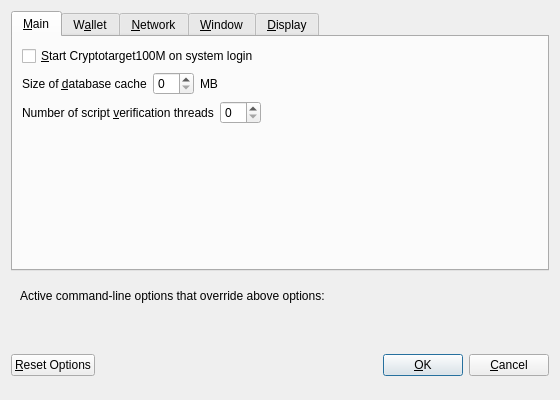
<?xml version="1.0" encoding="UTF-8"?>
<ui version="4.0">
 <class>OptionsDialog</class>
 <widget class="QDialog" name="OptionsDialog">
  <property name="geometry">
   <rect>
    <x>0</x>
    <y>0</y>
    <width>560</width>
    <height>400</height>
   </rect>
  </property>
  <property name="windowTitle">
   <string>Options</string>
  </property>
  <property name="modal">
   <bool>true</bool>
  </property>
  <layout class="QVBoxLayout" name="verticalLayout">
   <item>
    <widget class="QTabWidget" name="tabWidget">
     <property name="currentIndex">
      <number>0</number>
     </property>
     <widget class="QWidget" name="tabMain">
      <attribute name="title">
       <string>&amp;Main</string>
      </attribute>
      <layout class="QVBoxLayout" name="verticalLayout_Main">
       <item>
        <widget class="QCheckBox" name="cryptotarget100MAtStartup">
         <property name="toolTip">
          <string>Automatically start Cryptotarget100M after logging in to the system.</string>
         </property>
         <property name="text">
          <string>&amp;Start Cryptotarget100M on system login</string>
         </property>
        </widget>
       </item>
       <item>
        <layout class="QHBoxLayout" name="horizontalLayout_2_Main">
         <item>
          <widget class="QLabel" name="databaseCacheLabel">
           <property name="text">
            <string>Size of &amp;database cache</string>
           </property>
           <property name="textFormat">
            <enum>Qt::PlainText</enum>
           </property>
           <property name="buddy">
            <cstring>databaseCache</cstring>
           </property>
          </widget>
         </item>
         <item>
          <widget class="QSpinBox" name="databaseCache"/>
         </item>
         <item>
          <widget class="QLabel" name="databaseCacheUnitLabel">
           <property name="text">
            <string>MB</string>
           </property>
           <property name="textFormat">
            <enum>Qt::PlainText</enum>
           </property>
          </widget>
         </item>
         <item>
          <spacer name="horizontalSpacer_2_Main">
           <property name="orientation">
            <enum>Qt::Horizontal</enum>
           </property>
           <property name="sizeHint" stdset="0">
            <size>
             <width>40</width>
             <height>20</height>
            </size>
           </property>
          </spacer>
         </item>
        </layout>
       </item>
       <item>
        <layout class="QHBoxLayout" name="horizontalLayout_3_Main">
         <item>
          <widget class="QLabel" name="threadsScriptVerifLabel">
           <property name="text">
            <string>Number of script &amp;verification threads</string>
           </property>
           <property name="textFormat">
            <enum>Qt::PlainText</enum>
           </property>
           <property name="buddy">
            <cstring>threadsScriptVerif</cstring>
           </property>
          </widget>
         </item>
         <item>
          <widget class="QSpinBox" name="threadsScriptVerif">
           <property name="toolTip">
            <string>(0 = auto, &lt;0 = leave that many cores free)</string>
           </property>
          </widget>
         </item>
         <item>
          <spacer name="horizontalSpacer_3_Main">
           <property name="orientation">
            <enum>Qt::Horizontal</enum>
           </property>
           <property name="sizeHint" stdset="0">
            <size>
             <width>40</width>
             <height>20</height>
            </size>
           </property>
          </spacer>
         </item>
        </layout>
       </item>
       <item>
        <spacer name="verticalSpacer_Main">
         <property name="orientation">
          <enum>Qt::Vertical</enum>
         </property>
         <property name="sizeHint" stdset="0">
          <size>
           <width>20</width>
           <height>40</height>
          </size>
         </property>
        </spacer>
       </item>
      </layout>
     </widget>
     <widget class="QWidget" name="tabWallet">
      <attribute name="title">
       <string>W&amp;allet</string>
      </attribute>
      <layout class="QVBoxLayout" name="verticalLayout_Wallet">
       <item>
        <widget class="QLabel" name="transactionFeeInfoLabel">
         <property name="text">
          <string>Optional transaction fee per kB that helps make sure your transactions are processed quickly. Most transactions are 1 kB.</string>
         </property>
         <property name="textFormat">
          <enum>Qt::PlainText</enum>
         </property>
         <property name="wordWrap">
          <bool>true</bool>
         </property>
        </widget>
       </item>
       <item>
        <layout class="QHBoxLayout" name="horizontalLayout_1_Wallet">
         <item>
          <widget class="QLabel" name="transactionFeeLabel">
           <property name="text">
            <string>Pay transaction &amp;fee</string>
           </property>
           <property name="textFormat">
            <enum>Qt::PlainText</enum>
           </property>
           <property name="buddy">
            <cstring>transactionFee</cstring>
           </property>
          </widget>
         </item>
         <item>
          <widget class="Cryptotarget100MAmountField" name="transactionFee"/>
         </item>
         <item>
          <spacer name="horizontalSpacer_1_Wallet">
           <property name="orientation">
            <enum>Qt::Horizontal</enum>
           </property>
           <property name="sizeHint" stdset="0">
            <size>
             <width>40</width>
             <height>20</height>
            </size>
           </property>
          </spacer>
         </item>
        </layout>
       </item>
       <item>
        <spacer name="verticalSpacer_Wallet">
         <property name="orientation">
          <enum>Qt::Vertical</enum>
         </property>
         <property name="sizeHint" stdset="0">
          <size>
           <width>20</width>
           <height>40</height>
          </size>
         </property>
        </spacer>
       </item>
       <item>
        <widget class="QGroupBox" name="groupBox">
         <property name="title">
          <string>Expert</string>
         </property>
         <layout class="QVBoxLayout" name="verticalLayout_2">
          <item>
           <widget class="QCheckBox" name="coinControlFeatures">
            <property name="toolTip">
             <string>Whether to show coin control features or not.</string>
            </property>
            <property name="text">
             <string>Enable coin &amp;control features</string>
            </property>
           </widget>
          </item>
          <item>
           <widget class="QCheckBox" name="spendZeroConfChange">
            <property name="toolTip">
             <string>If you disable the spending of unconfirmed change, the change from a transaction cannot be used until that transaction has at least one confirmation. This also affects how your balance is computed.</string>
            </property>
            <property name="text">
             <string>&amp;Spend unconfirmed change</string>
            </property>
           </widget>
          </item>
         </layout>
        </widget>
       </item>
      </layout>
     </widget>
     <widget class="QWidget" name="tabNetwork">
      <attribute name="title">
       <string>&amp;Network</string>
      </attribute>
      <layout class="QVBoxLayout" name="verticalLayout_Network">
       <item>
        <widget class="QCheckBox" name="mapPortUpnp">
         <property name="toolTip">
          <string>Automatically open the Cryptotarget100M client port on the router. This only works when your router supports UPnP and it is enabled.</string>
         </property>
         <property name="text">
          <string>Map port using &amp;UPnP</string>
         </property>
        </widget>
       </item>
       <item>
        <widget class="QCheckBox" name="connectSocks">
         <property name="toolTip">
          <string>Connect to the Cryptotarget100M network through a SOCKS proxy.</string>
         </property>
         <property name="text">
          <string>&amp;Connect through SOCKS proxy (default proxy):</string>
         </property>
        </widget>
       </item>
       <item>
        <layout class="QHBoxLayout" name="horizontalLayout_1_Network">
         <item>
          <widget class="QLabel" name="proxyIpLabel">
           <property name="text">
            <string>Proxy &amp;IP:</string>
           </property>
           <property name="textFormat">
            <enum>Qt::PlainText</enum>
           </property>
           <property name="buddy">
            <cstring>proxyIp</cstring>
           </property>
          </widget>
         </item>
         <item>
          <widget class="QValidatedLineEdit" name="proxyIp">
           <property name="minimumSize">
            <size>
             <width>140</width>
             <height>0</height>
            </size>
           </property>
           <property name="maximumSize">
            <size>
             <width>140</width>
             <height>16777215</height>
            </size>
           </property>
           <property name="toolTip">
            <string>IP address of the proxy (e.g. IPv4: 127.0.0.1 / IPv6: ::1)</string>
           </property>
          </widget>
         </item>
         <item>
          <widget class="QLabel" name="proxyPortLabel">
           <property name="text">
            <string>&amp;Port:</string>
           </property>
           <property name="textFormat">
            <enum>Qt::PlainText</enum>
           </property>
           <property name="buddy">
            <cstring>proxyPort</cstring>
           </property>
          </widget>
         </item>
         <item>
          <widget class="QLineEdit" name="proxyPort">
           <property name="minimumSize">
            <size>
             <width>55</width>
             <height>0</height>
            </size>
           </property>
           <property name="maximumSize">
            <size>
             <width>55</width>
             <height>16777215</height>
            </size>
           </property>
           <property name="toolTip">
            <string>Port of the proxy (e.g. 9050)</string>
           </property>
          </widget>
         </item>
         <item>
          <widget class="QLabel" name="socksVersionLabel">
           <property name="text">
            <string>SOCKS &amp;Version:</string>
           </property>
           <property name="textFormat">
            <enum>Qt::PlainText</enum>
           </property>
           <property name="buddy">
            <cstring>socksVersion</cstring>
           </property>
          </widget>
         </item>
         <item>
          <widget class="QValueComboBox" name="socksVersion">
           <property name="toolTip">
            <string>SOCKS version of the proxy (e.g. 5)</string>
           </property>
          </widget>
         </item>
         <item>
          <spacer name="horizontalSpacer_1_Network">
           <property name="orientation">
            <enum>Qt::Horizontal</enum>
           </property>
           <property name="sizeHint" stdset="0">
            <size>
             <width>40</width>
             <height>20</height>
            </size>
           </property>
          </spacer>
         </item>
        </layout>
       </item>
       <item>
        <spacer name="verticalSpacer_Network">
         <property name="orientation">
          <enum>Qt::Vertical</enum>
         </property>
         <property name="sizeHint" stdset="0">
          <size>
           <width>20</width>
           <height>40</height>
          </size>
         </property>
        </spacer>
       </item>
      </layout>
     </widget>
     <widget class="QWidget" name="tabWindow">
      <attribute name="title">
       <string>&amp;Window</string>
      </attribute>
      <layout class="QVBoxLayout" name="verticalLayout_Window">
       <item>
        <widget class="QCheckBox" name="minimizeToTray">
         <property name="toolTip">
          <string>Show only a tray icon after minimizing the window.</string>
         </property>
         <property name="text">
          <string>&amp;Minimize to the tray instead of the taskbar</string>
         </property>
        </widget>
       </item>
       <item>
        <widget class="QCheckBox" name="minimizeOnClose">
         <property name="toolTip">
          <string>Minimize instead of exit the application when the window is closed. When this option is enabled, the application will be closed only after selecting Quit in the menu.</string>
         </property>
         <property name="text">
          <string>M&amp;inimize on close</string>
         </property>
        </widget>
       </item>
       <item>
        <spacer name="verticalSpacer_Window">
         <property name="orientation">
          <enum>Qt::Vertical</enum>
         </property>
         <property name="sizeHint" stdset="0">
          <size>
           <width>20</width>
           <height>40</height>
          </size>
         </property>
        </spacer>
       </item>
      </layout>
     </widget>
     <widget class="QWidget" name="tabDisplay">
      <attribute name="title">
       <string>&amp;Display</string>
      </attribute>
      <layout class="QVBoxLayout" name="verticalLayout_Display">
       <item>
        <layout class="QHBoxLayout" name="horizontalLayout_1_Display">
         <item>
          <widget class="QLabel" name="langLabel">
           <property name="text">
            <string>User Interface &amp;language:</string>
           </property>
           <property name="textFormat">
            <enum>Qt::PlainText</enum>
           </property>
           <property name="buddy">
            <cstring>lang</cstring>
           </property>
          </widget>
         </item>
         <item>
          <widget class="QValueComboBox" name="lang">
           <property name="toolTip">
            <string>The user interface language can be set here. This setting will take effect after restarting Cryptotarget100M.</string>
           </property>
          </widget>
         </item>
        </layout>
       </item>
       <item>
        <layout class="QHBoxLayout" name="horizontalLayout_2_Display">
         <item>
          <widget class="QLabel" name="unitLabel">
           <property name="text">
            <string>&amp;Unit to show amounts in:</string>
           </property>
           <property name="textFormat">
            <enum>Qt::PlainText</enum>
           </property>
           <property name="buddy">
            <cstring>unit</cstring>
           </property>
          </widget>
         </item>
         <item>
          <widget class="QValueComboBox" name="unit">
           <property name="toolTip">
            <string>Choose the default subdivision unit to show in the interface and when sending coins.</string>
           </property>
          </widget>
         </item>
        </layout>
       </item>
       <item>
        <widget class="QCheckBox" name="displayAddresses">
         <property name="toolTip">
          <string>Whether to show Cryptotarget100M addresses in the transaction list or not.</string>
         </property>
         <property name="text">
          <string>&amp;Display addresses in transaction list</string>
         </property>
        </widget>
       </item>
       <item>
        <layout class="QHBoxLayout" name="horizontalLayout_3_Display">
         <item>
          <widget class="QLabel" name="thirdPartyTxUrlsLabel">
           <property name="toolTip">
            <string>Third party URLs (e.g. a block explorer) that appear in the transactions tab as context menu items. %s in the URL is replaced by transaction hash. Multiple URLs are separated by vertical bar |.</string>
           </property>
           <property name="text">
            <string>Third party transaction URLs</string>
           </property>
           <property name="buddy">
            <cstring>thirdPartyTxUrls</cstring>
           </property>
          </widget>
         </item>
         <item>
          <widget class="QLineEdit" name="thirdPartyTxUrls">
           <property name="toolTip">
            <string>Third party URLs (e.g. a block explorer) that appear in the transactions tab as context menu items. %s in the URL is replaced by transaction hash. Multiple URLs are separated by vertical bar |.</string>
           </property>
          </widget>
         </item>
        </layout>
       </item>
       <item>
        <spacer name="verticalSpacer_Display">
         <property name="orientation">
          <enum>Qt::Vertical</enum>
         </property>
         <property name="sizeHint" stdset="0">
          <size>
           <width>20</width>
           <height>40</height>
          </size>
         </property>
        </spacer>
       </item>
      </layout>
     </widget>
    </widget>
   </item>
   <item>
    <widget class="QFrame" name="frame">
     <layout class="QVBoxLayout" name="verticalLayout_Bottom">
      <item>
       <layout class="QHBoxLayout" name="horizontalLayout_Bottom">
        <item>
         <widget class="QLabel" name="overriddenByCommandLineInfoLabel">
          <property name="text">
           <string>Active command-line options that override above options:</string>
          </property>
          <property name="textFormat">
           <enum>Qt::PlainText</enum>
          </property>
         </widget>
        </item>
        <item>
         <spacer name="horizontalSpacer_Bottom">
          <property name="orientation">
           <enum>Qt::Horizontal</enum>
          </property>
          <property name="sizeHint" stdset="0">
           <size>
            <width>40</width>
            <height>20</height>
           </size>
          </property>
         </spacer>
        </item>
       </layout>
      </item>
      <item>
       <widget class="QLabel" name="overriddenByCommandLineLabel">
        <property name="text">
         <string/>
        </property>
        <property name="textFormat">
         <enum>Qt::PlainText</enum>
        </property>
        <property name="wordWrap">
         <bool>true</bool>
        </property>
       </widget>
      </item>
     </layout>
    </widget>
   </item>
   <item>
    <layout class="QHBoxLayout" name="horizontalLayout_Buttons">
     <item>
      <widget class="QPushButton" name="resetButton">
       <property name="toolTip">
        <string>Reset all client options to default.</string>
       </property>
       <property name="text">
        <string>&amp;Reset Options</string>
       </property>
       <property name="autoDefault">
        <bool>false</bool>
       </property>
      </widget>
     </item>
     <item>
      <spacer name="horizontalSpacer_1">
       <property name="orientation">
        <enum>Qt::Horizontal</enum>
       </property>
       <property name="sizeHint" stdset="0">
        <size>
         <width>40</width>
         <height>48</height>
        </size>
       </property>
      </spacer>
     </item>
     <item>
      <widget class="QLabel" name="statusLabel">
       <property name="minimumSize">
        <size>
         <width>200</width>
         <height>0</height>
        </size>
       </property>
       <property name="font">
        <font>
         <weight>75</weight>
         <bold>true</bold>
        </font>
       </property>
       <property name="text">
        <string/>
       </property>
       <property name="textFormat">
        <enum>Qt::PlainText</enum>
       </property>
       <property name="wordWrap">
        <bool>true</bool>
       </property>
      </widget>
     </item>
     <item>
      <spacer name="horizontalSpacer_2">
       <property name="orientation">
        <enum>Qt::Horizontal</enum>
       </property>
       <property name="sizeHint" stdset="0">
        <size>
         <width>40</width>
         <height>48</height>
        </size>
       </property>
      </spacer>
     </item>
     <item>
      <widget class="QPushButton" name="okButton">
       <property name="text">
        <string>&amp;OK</string>
       </property>
      </widget>
     </item>
     <item>
      <widget class="QPushButton" name="cancelButton">
       <property name="text">
        <string>&amp;Cancel</string>
       </property>
       <property name="autoDefault">
        <bool>false</bool>
       </property>
      </widget>
     </item>
    </layout>
   </item>
  </layout>
 </widget>
 <customwidgets>
  <customwidget>
   <class>Cryptotarget100MAmountField</class>
   <extends>QLineEdit</extends>
   <header>cryptotarget100Mamountfield.h</header>
   <container>1</container>
  </customwidget>
  <customwidget>
   <class>QValidatedLineEdit</class>
   <extends>QLineEdit</extends>
   <header>qvalidatedlineedit.h</header>
  </customwidget>
  <customwidget>
   <class>QValueComboBox</class>
   <extends>QComboBox</extends>
   <header>qvaluecombobox.h</header>
  </customwidget>
 </customwidgets>
 <resources/>
 <connections/>
</ui>
